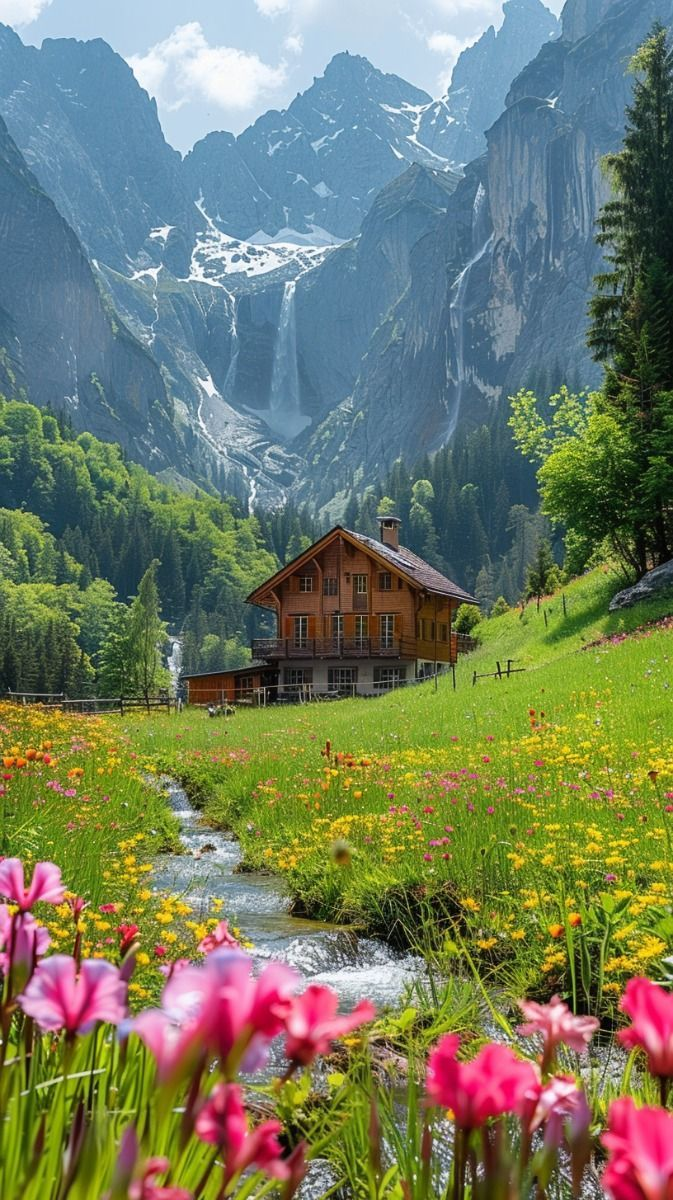
#> input picture OPEN-CV/Reading and Writing Images/mountain.jpeg, 673 x 1200 px
$ jupyter execute reading_and_writing.ipynb
#> lines starting #> are read from the running program, lines starting #| are printed output that depends on the picture
[cell 1]
# !pip install opencv-python
# !pip install ipykernel

[cell 2]
import cv2

[cell 3]
#Reading the image
image=cv2.imread("mountain.jpeg")
#> image is the input picture: shape (1200, 673, 3); mean B, G, R 100.2, 123.9, 115

[cell 4]
#check if the image is successfully load or not??
if image is None:
    print("Error:image can't load")
else:
    print("sunncessfully loaded")

[cell 5]
#displaying the image
cv2.imshow("image window",image)
cv2.waitKey(0)
cv2.destroyAllWindows()

[cell 6]
#writing the image
new_image= image+30
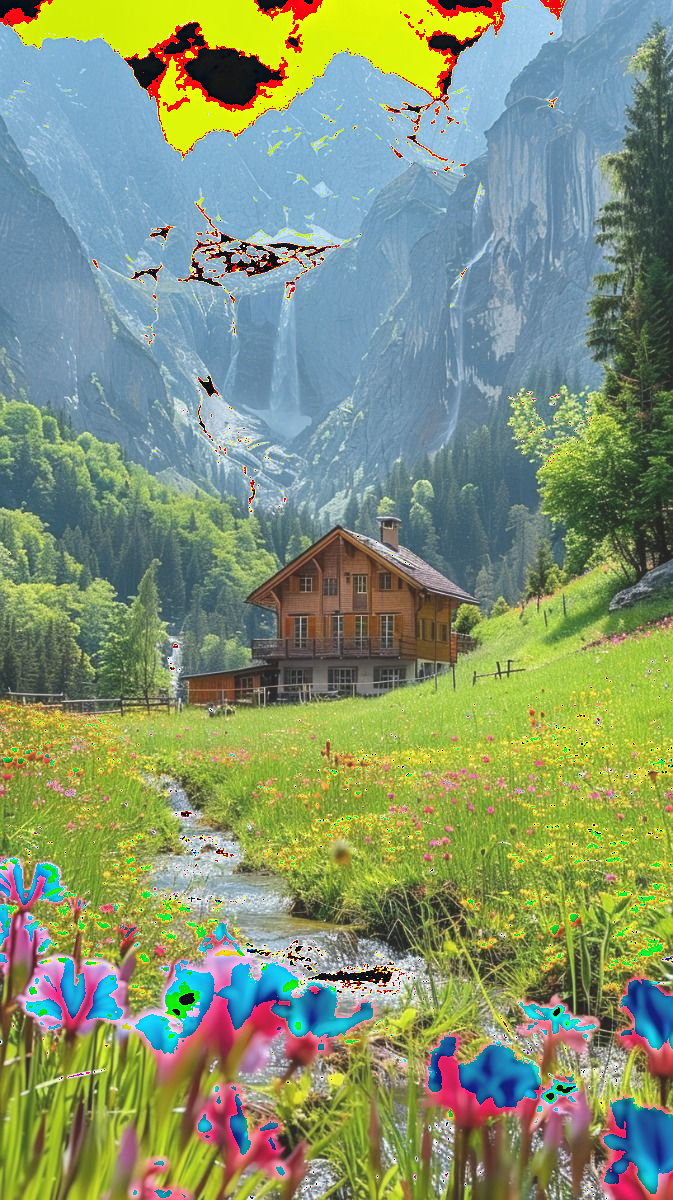
#> new_image: shape (1200, 673, 3); mean B, G, R 114.9, 148.2, 132.1
cv2.imwrite("output.jpg",new_image)
#> Out = True
